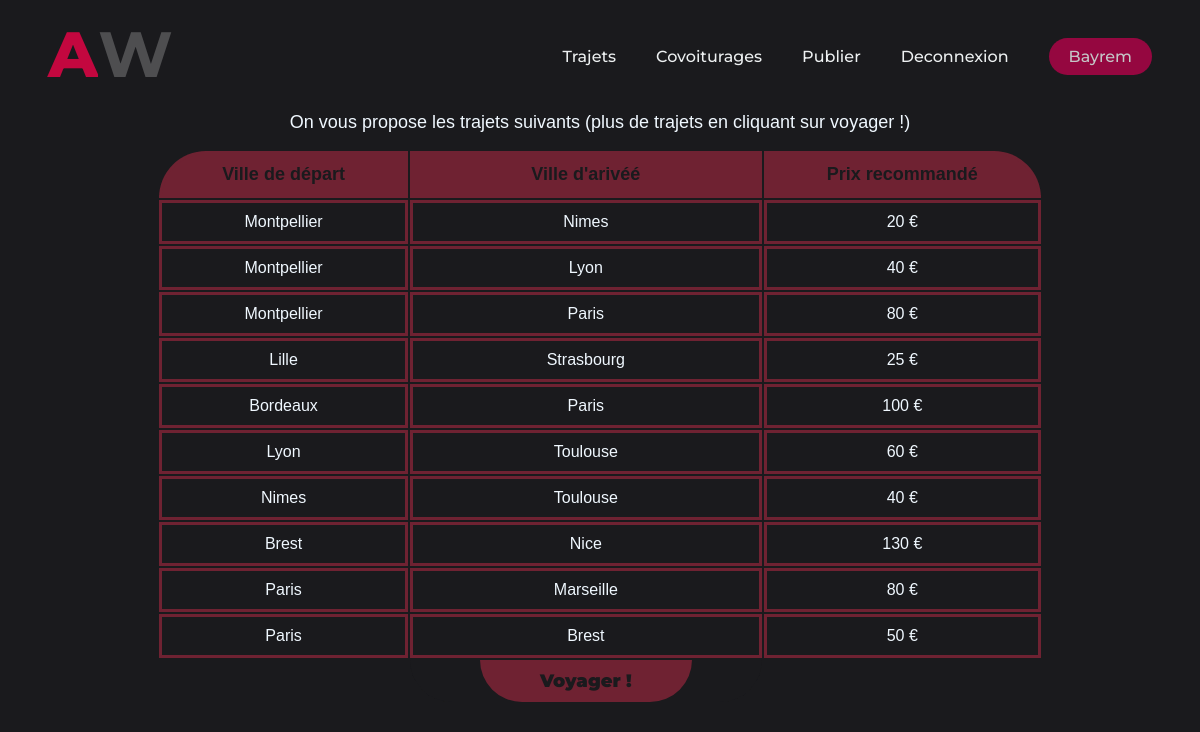
/trajets.php (signed in), run on the app's committed database.
### tables this page shows
CREATE TABLE IF NOT EXISTS trajets (
    idTrajet INT NOT NULL AUTO_INCREMENT,
    Vdep varchar(15) NOT NULL, 
    Varv varchar(15) NOT NULL,
    price integer(2) NOT NULL,

    CONSTRAINT trajets_pk PRIMARY KEY (idTrajet)
);

### trajets.php (the view)
<?php
include_once('header.php');
include_once('includes/dbh.inc.php');
$request = "SELECT * FROM trajets;";
$state = $pdo->prepare($request);
$state->execute();
$tabletrajets = $state->fetchAll();
?>
<div style="text-align:center;font-size:large;">On vous propose les trajets suivants (plus de trajets en cliquant sur voyager !)</div>
<table class="trajets__table">
    <tr>    <th>Ville de départ</th>       <th>Ville d'arivéé</th>      <th>Prix recommandé</th>     </tr>
<?php
$i = 0;
foreach ($tabletrajets as $element) {
echo ("<tr>     <td>".$element['Vdep']."</td>   <td>".$element['Varv']."</td>     <td>".$element['price']." €</td>        </tr>");
$i++;
if($i ==10){
    break;
}
    }
?>
<?php
if (isset($_SESSION["NOM"])){
    echo('<tr>
                <td style="border: none;"></td>
                <td class ="megabutton"><a class="boutonCOV" href="covoiturages.php">Voyager !</a></td>
                <td style="border: none;"></td>
        </tr>');
}
else{
    echo('<tr>
                <td style="border: none;"></td>
                <td class ="megabutton"><a class="boutonCOV" href="login.php?error=NotConnected">Voyager !</a></td>
                <td style="border: none;"></td>
        </tr>');
}
?>

### CSS/StyleH.css (style rules this page uses)
* { box-sizing: border-box; margin: 0; padding: 0; list-style: none; text-decoration: none; background-color: #1A1A1D; }
li, a, button { font-family: 'Montserrat', sans-serif; font-weight: 500; font-size:16px; color:#edf0f1; text-decoration: none; }
.trajets__table { margin: auto; margin-top: 1rem; }
.trajets__table th { color: #1A1A1D; background-color: #6F2232; font-size: large; font-weight: 900; }
.trajets__table th:first-child { border-top-left-radius: 60px; }
.trajets__table th:last-child { border-top-right-radius: 60px; }
.trajets__table th ,td { text-align: center; margin: auto; padding: 10px 60px; border-style: solid; border-color: #6F2232; }
.megabutton { background-color: #1A1A1D; border-bottom-right-radius: 60px; border-bottom-left-radius: 60px; border:none; }
.boutonCOV { cursor: pointer; color: #1A1A1D; background-color: #6F2232; border-bottom-right-radius: 60px; border-bottom-left-radius: 60px; border: none; margin:15px 10px; padding: 10px 60px; width:100px; font-size: large; font-weight: 1000; }

### data on the page
trajets: Vdep "Montpellier", Varv "Nimes", price "20"
trajets: Vdep "Montpellier", Varv "Lyon", price "40"
trajets: Vdep "Montpellier", Varv "Paris", price "80"
trajets: Vdep "Lille", Varv "Strasbourg", price "25"
trajets: Vdep "Bordeaux", Varv "Paris", price "100"
trajets: Vdep "Lyon", Varv "Toulouse", price "60"
trajets: Vdep "Nimes", Varv "Toulouse", price "40"
trajets: Vdep "Brest", Varv "Nice", price "130"
trajets: Vdep "Paris", Varv "Marseille", price "80"
trajets: Vdep "Paris", Varv "Brest", price "50"

### other printed values
$_SESSION["PRENOM"] "Bayrem"
